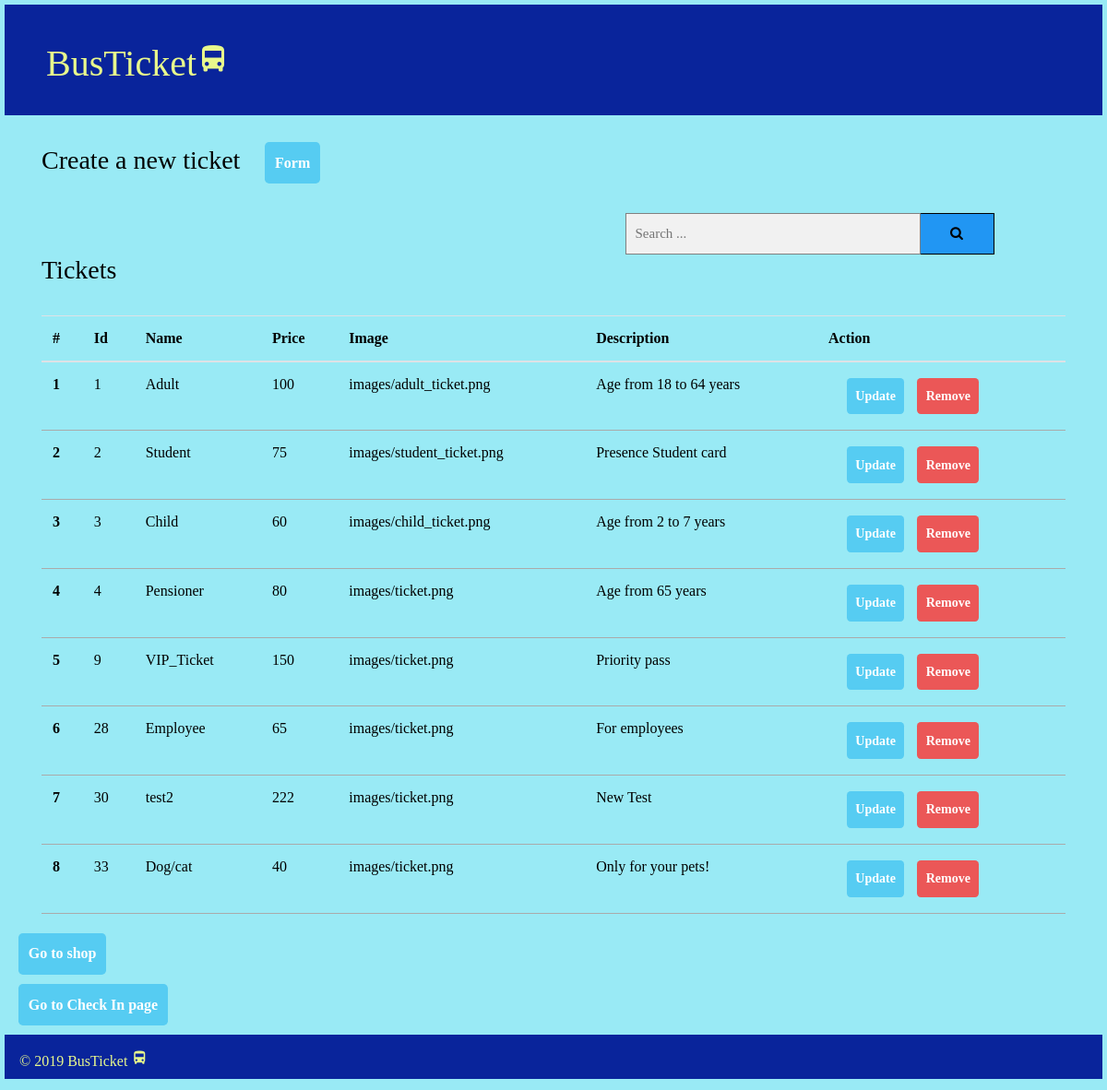
The page / on the database its author committed.
### tables this page shows
CREATE TABLE `tickets` (
  `id` int(11) NOT NULL,
  `name_ticket` varchar(45) NOT NULL,
  `price` double NOT NULL,
  `image` varchar(250) DEFAULT NULL,
  `description` varchar(250) DEFAULT NULL
);

### public/lib/config.php (called while the page is built)
<?php
class Db {
    private $host = 'localhost';
    private $db   = 'Tickets';
    private $user = 'root';
    private $pass = '';
    private $charset = 'utf8mb4';
    protected $conn;
    public function __construct() {
        try {
            $dsn = "mysql:host=".$this->host.";dbname=".$this->db.";charset=".$this->charset;
            $this->conn = new PDO($dsn, $this->user, $this->pass);
        } catch (\PDOException $e) {
            throw new \PDOException($e->getMessage(), (int)$e->getCode());
        }
    }
    public function connect(){
        return $this->conn;
    }
}

### public/lib/ticket_class.php (called while the page is built, shortened)
<?php
class Ticket
{
    private $db;
    public function __construct()
    {
        $this->db = new Db();
        $this->db = $this->db->connect();
    }
    public function getTickets()
    {
        $stmt = $this->db->prepare('SELECT * FROM tickets');
        if($stmt->execute()){
            if($stmt->rowCount()>0){
                while ($row=$stmt->fetch(PDO::FETCH_ASSOC))
                {
                    $data[] =$row;
                }
                return $data;
            }
        }
    }
}
?>

### public/lib/common.php (called while the page is built)
<?php
function escape($html) {
  return htmlspecialchars($html, ENT_QUOTES | ENT_SUBSTITUTE, "UTF-8");
}

### public/index.php (the view, shortened to what this page needs)
<?php
require_once('lib/ticket_class.php');
require_once('lib/config.php');
require_once('lib/common.php');
?>
<?php include "templates/header.php"; ?>
<div class="container">
	<?php include_once('create_ticket.php'); ?>
	<div class="search">
		<form method="post" class="example">
			<input type="text" name="search" placeholder="Search ...">
			<button type="submit" name="action"><i class="fa fa-search"></i></button>
		</form>
		<?php
			$tickets = new Ticket();
			if (isset($_POST['action']))
			{
				global $list_tickets, $tickets;
				$search = filter_input(INPUT_POST, 'search', FILTER_SANITIZE_MAGIC_QUOTES);
				echo "You search for <strong>$search</strong><br>";
				$list_tickets = $tickets->getSearchTicket($search);
			} else {
				global $list_tickets, $tickets;
				$list_tickets = $tickets->getTickets();
			}
		?>
	</div>
	<h3>Tickets</h3><br>
		<table class="table">
			<thead>
				<tr>
					<th>#</th>
					<th>Id</th>
					<th>Name</th>
					<th>Price</th>
					<th>Image</th>
					<th>Description</th>
					<th scope="col">Action</th>
				</tr>
			</thead>
			<tbody>
				<?php
				$rows = $list_tickets;
				$i = 1;
				foreach ($rows as $row) { ?>
					<tr>
						<th scope="row"><?php echo escape($i) ?></th>
						<td><?php echo escape($row['id']); ?></td>
						<td><?php echo escape($row['name_ticket']); ?></td>
						<td><?php echo escape($row['price']); ?></td>
						<td><?php echo escape($row['image']); ?></td>
						<td><?php echo escape($row['description']); ?></td>
						<td>
							<a class="btn btn-sm btn-primary" href="update_ticket.php?id=<?php echo escape($row['id']); ?>">Update</a>
							<a class="btn btn-sm btn-danger" href="index.php?remove=<?php echo escape($row['id']); ?>"onclick="return confirmIt()">Remove</a>
						</td>
					</tr>
				<?php
				$i++;
				}
				?>
			</tbody>
		</table>
</div>
<a href="product_page.php" class="btn btn-primary" role="button">Go to shop</a><br>
<a href="checkin.php" class="btn btn-primary" role="button">Go to Check In page</a><br>
<?php include "templates/footer.php"; ?>

### public/css/style.css (style rules this page uses)
body { background: rgb(153, 234, 245); padding: 0 10px; }
table { border-collapse: collapse; border-spacing: 0; }
td, th { padding: 5px; border-bottom: 1px solid #aaa; }
.container { min-height: 300px; background: rgb(153, 234, 245); }
a { margin: 5px; }
.search { margin:auto; max-width:400px; position: relative; left:25%; }
form.example input[type=text] { padding: 10px; font-size: 15px; border: 1px solid grey; float: left; width: 80%; background: #f1f1f1; }
form.example button { float: left; width: 20%; padding: 10px; background: #2196F3; color: white; font-size: 15px; border: 1px solid black; border-left: none; cursor: pointer; }
form.example::after { content: ""; clear: both; display: table; }
* { box-sizing: border-box; font-family: Raleway; color: black; }
html, body { margin: 0; padding: 0; min-height: 100%; }
.btn { text-align: center; vertical-align: middle; padding: .67em .67em; cursor: pointer; }
.btn-primary { color: white; background-color: #56CCF2; border: none; border-radius: .3em; font-weight: bold; margin-left: 20px; }
.btn-danger { color: white; background-color: #EB5757; border: none; border-radius: .3em; font-weight: bold; }

### rows shown on the page
tickets: id "1", name_ticket "Adult", price "100", image "images/adult_ticket.png", description "Age from 18 to 64 years"
tickets: id "2", name_ticket "Student", price "75", image "images/student_ticket.png", description "Presence Student card"
tickets: id "3", name_ticket "Child", price "60", image "images/child_ticket.png", description "Age from 2 to 7 years"
tickets: id "4", name_ticket "Pensioner", price "80", image "images/ticket.png", description "Age from 65 years"
tickets: id "9", name_ticket "VIP_Ticket", price "150", image "images/ticket.png", description "Priority pass"
tickets: id "28", name_ticket "Employee", price "65", image "images/ticket.png", description "For employees"
tickets: id "30", name_ticket "test2", price "222", image "images/ticket.png", description "New Test"
tickets: id "33", name_ticket "Dog/cat", price "40", image "images/ticket.png", description "Only for your pets!"
